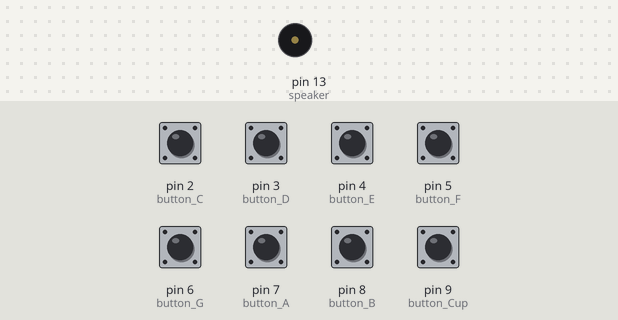
A sketch run on a simulated Arduino Uno, built with avr-gcc and run on an emulated ATmega328P. On the bench: buzzer (waves = sounding). The inputs (shaded band) are chosen by the test bench; at power-on: pin 2 (button_C), pin 3 (button_D), pin 4 (button_E), pin 5 (button_F), pin 6 (button_G), pin 7 (button_A), pin 8 (button_B), pin 9 (button_Cup) LOW.

Above: at 1.2 s.
1.3 s: pin 2 (button_C) pulled HIGH for 0.15 s
At 1.6 s:
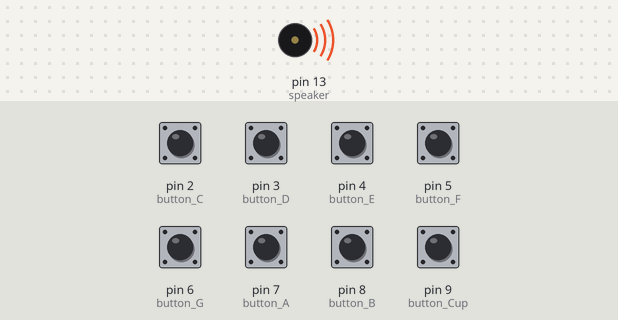
Timing chart, 0 to 4.3 s (numbered marks = the images above; inputs shaded):
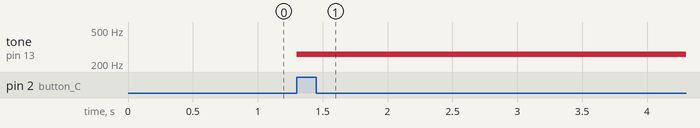

The sketch:

piano_keyboard.ino
```cpp
int button_C = 2;
int button_D = 3;
int button_E = 4;
int button_F = 5;
int button_G = 6;
int button_A = 7;
int button_B = 8;
int button_Cup = 9; //set up all the variable for the pins

int speaker = 13;  //set up speaker pin

int buttonstate_C = 0;
int buttonstate_D = 0;
int buttonstate_E = 0;
int buttonstate_F = 0;
int buttonstate_G = 0;
int buttonstate_A = 0;
int buttonstate_B = 0;
int buttonstate_Cup = 0;//initialize all state of button to 0 just incase

//NOTES         'c'    ,   'd',    'e',    'f'  'g', 'a',    'b',  'C'
int tones[] = { 261.62, 293.66, 329.63, 349.23, 392, 440, 492.88, 523.25 }; //set up frequency of the notes
int Cur_tone = 0;

void setup()
{
  pinMode(button_C, INPUT);
  pinMode(button_D, INPUT);
  pinMode(button_E, INPUT);
  pinMode(button_F, INPUT);
  pinMode(button_G, INPUT);
  pinMode(button_A, INPUT);
  pinMode(button_B, INPUT);
  pinMode(button_Cup, INPUT);//set button pins as input

  pinMode(speaker, OUTPUT);//set speaker pin as output
}

void loop()
{
  buttonstate_C = digitalRead(button_C);
  buttonstate_D = digitalRead(button_D);
  buttonstate_E = digitalRead(button_E);
  buttonstate_F = digitalRead(button_F);
  buttonstate_G = digitalRead(button_G);
  buttonstate_A = digitalRead(button_A);
  buttonstate_B = digitalRead(button_B);
  buttonstate_Cup = digitalRead(button_Cup);//link the state of button to what the arduino read

  if((buttonstate_C == HIGH) || (buttonstate_E == HIGH) ||
    (buttonstate_G == HIGH) || (buttonstate_D == HIGH) ||
    (buttonstate_F == HIGH) || (buttonstate_A == HIGH) ||
    (buttonstate_B == HIGH) || (buttonstate_Cup == HIGH) ) //if any of the buttons are pressed
  {
    if (buttonstate_C == HIGH)
    {
      Cur_tone = tones[0];
    } //set note tone to C
    if (buttonstate_D == HIGH)
    {
      Cur_tone = tones[1];
    }//set note tone to D
    if (buttonstate_E == HIGH)
    {
      Cur_tone = tones[2];
    }//set note tone to E
    if (buttonstate_F == HIGH)
    {
      Cur_tone = tones[3];
    }//set note tone to F
    if (buttonstate_G == HIGH)
    {
      Cur_tone = tones[4];
    }//set note tone to G
    if (buttonstate_A == HIGH)
    {
      Cur_tone = tones[5];
    }//set note tone to A
    if (buttonstate_B == HIGH)
    {
      Cur_tone = tones[6];
    }//set note tone to B
    if (buttonstate_Cup == HIGH)
    {
      Cur_tone = tones[7];
    }//set note tone to higher C

      tone(speaker,Cur_tone);

  }//manualy change the pulse for the speakers
  else //in case no button is pressed , close the speaker
  {
    digitalWrite(speaker, LOW);
  }

}
//    digitalWrite(speaker, HIGH);
//    delayMicroseconds(Cur_tone);
//    digitalWrite(speaker, LOW);
//    delayMicroseconds(Cur_tone);
```

Measured:
- after the input at 1.3 s, tone on pin 13 (speaker): silent → 261 Hz at once
